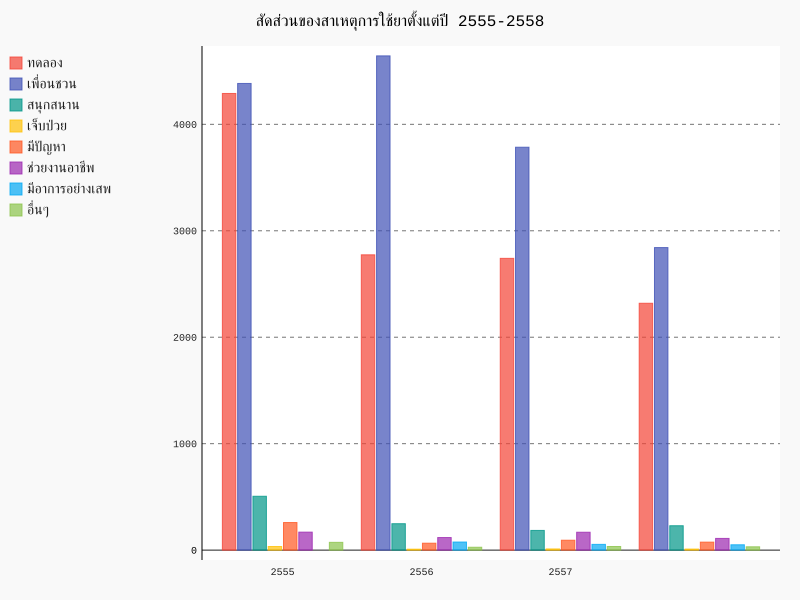

Python code for this plot:
import pygal

line_chart = pygal.Bar()
why = []
data = []
#import data
file = open("555.txt","r")
for line in file:
    why.append(line.strip('\n').split())
for i in why:
    data.append(int(i[0]))
    data.append(int(i[1]))
    data.append(int(i[2]))
    data.append(int(i[3]))

# Plot pie_chart
line_chart.title = 'สัดส่วนของสาเหตุการใช้ยาตั้งแต่ปี 2555-2558'
line_chart.x_labels = map(str, range(2555, 2558))
#using data 
line_chart.add('ทดลอง', [data[0], data[1], data[2], data[3]])
line_chart.add('เพื่อนชวน', [data[4], data[5], data[6], data[7]])
line_chart.add('สนุกสนาน', [data[8], data[9], data[10], data[11]])
line_chart.add('เจ็บป่วย', [data[12], data[13], data[14], data[15]])
line_chart.add('มีปัญหา', [data[16], data[17], data[18], data[19]])
line_chart.add('ช่วยงานอาชีพ', [data[20], data[21], data[22], data[23]])
line_chart.add('มีอาการอย่างเสพ', [data[24], data[25], data[26], data[27]])
line_chart.add('อื่นๆ', [data[28] + data[32], data[29] + data[33], data[30] + data[34], data[31] + data[35]])
line_chart.render_to_file('whyusebar.svg')
